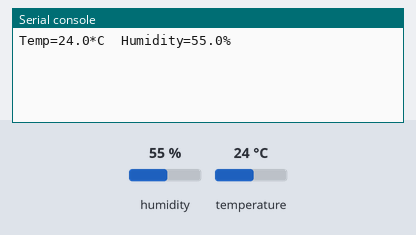
A program run on a simulated CircuitPython board. Shown: the last lines printed to the serial console. The inputs (shaded band) are chosen by the test bench; at power-on: humidity 55 %, temperature 24 °C.

Above: at 1.2 s.
1.3 s: humidity set to 22 %
At 3.9 s:
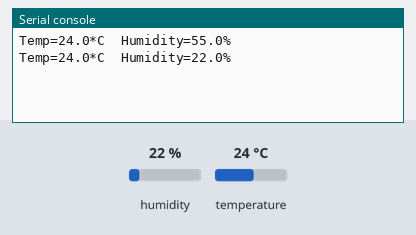
5.4 s: temperature set to 12 °C
At 8.2 s:
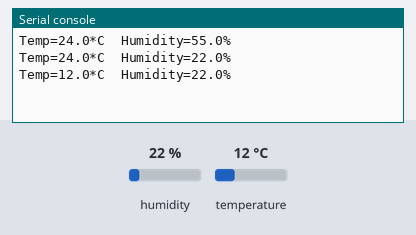
9.5 s: humidity set to 40 %
At 11.4 s:
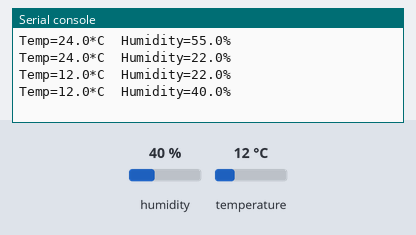
Timing chart, 0 to 12.9 s (numbered marks = the images above; inputs shaded):
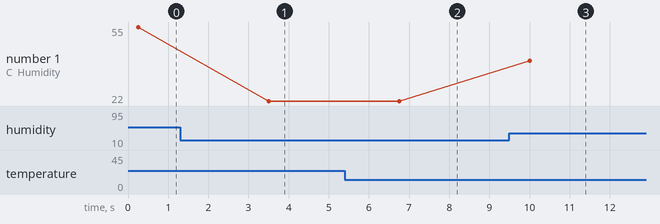

Measured:
- after the input at 1.3 s, the serial console: prints a new line after 2.2 s (image 1)
- after the input at 5.4 s, the serial console: prints a new line after 1.4 s (image 2)
- after the input at 9.5 s, the serial console: prints a new line after 0.51 s (image 3)
- plotted number 1: 55 → 22 after the input at 1.3 s, 22 → 40 after the input at 9.5 s

The program:

dht11_fun.py
```python
import time
import board
import adafruit_dht

# 选择DHT传感器类型和GPIO引脚
sensor = adafruit_dht.DHT11(board.D26)

while True:
    try:
        # 读取湿度和温度
        humidity = sensor.humidity
        temperature = sensor.temperature

        # 打印湿度和温度
        print("Temp={0:0.1f}*C  Humidity={1:0.1f}%".format(temperature, humidity))

    except RuntimeError as error:
        # 错误处理，DHT传感器读取可能不总是成功的
        print(error.args[0])
        time.sleep(2.0)
        continue

    except Exception as error:
        print("An unexpected error occurred: {}".format(error))
        break

    # 每3秒读取一次数据
    time.sleep(3)
```
